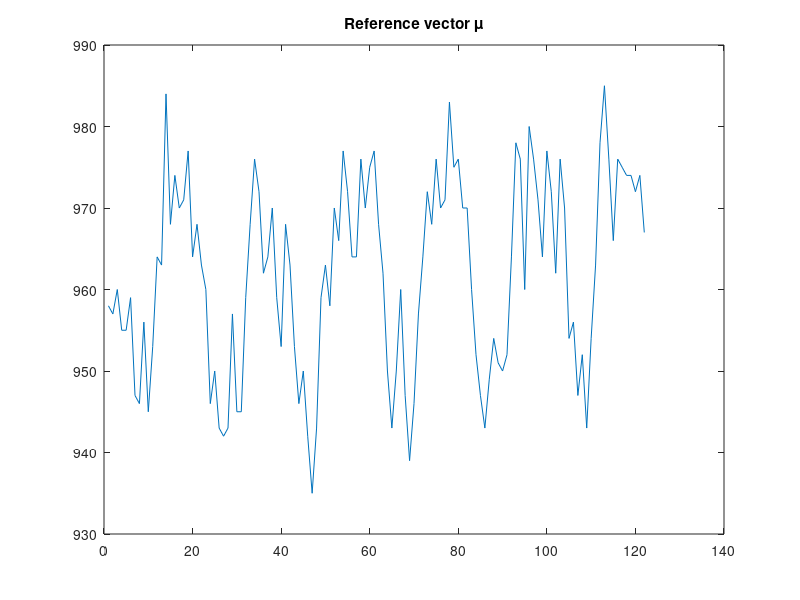
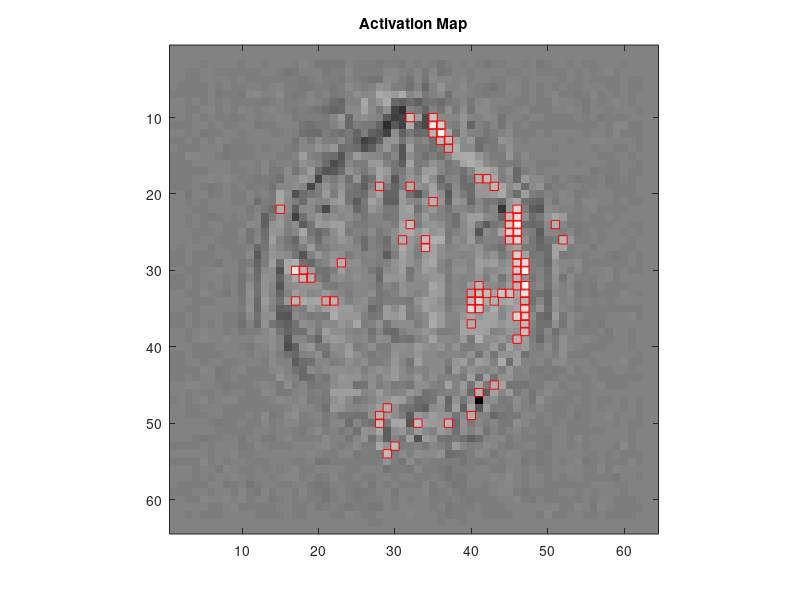

These figures' MATLAB source, in order:
% ===== Code to generate a crude brain activation map using a simple =====
% ===== threshold and a correlation test.

clear all; close all; clc;
load thumb_data;

% ===== Plot reference vector =====
figure(1);
plot(mu);
title('Reference vector \mu');

% ===== Compute correlation of all pixels with reference =====
C = zeros(64,64);
E_mu = mean(mu);
for i=1:64,
    for j=1:64,
        x_ij = X(i,j,:);
        x_ij = reshape(x_ij,[],1,1);
        C(i,j) = (x_ij-mean(x_ij))' * (mu-E_mu);
    end
end

% ===== Set a threshold at 35% of maximum to produce activation map =====
th = .35 * max(max(C));
Act_Map = C>th;

% ===== Display correlation image and activation Map (in red) =====
figure(2);
imagesc(C);
axis('square');
colormap('gray');
hold on;
[j,i] = find(Act_Map);
plot(i,j,'rs');
title('Activation Map');